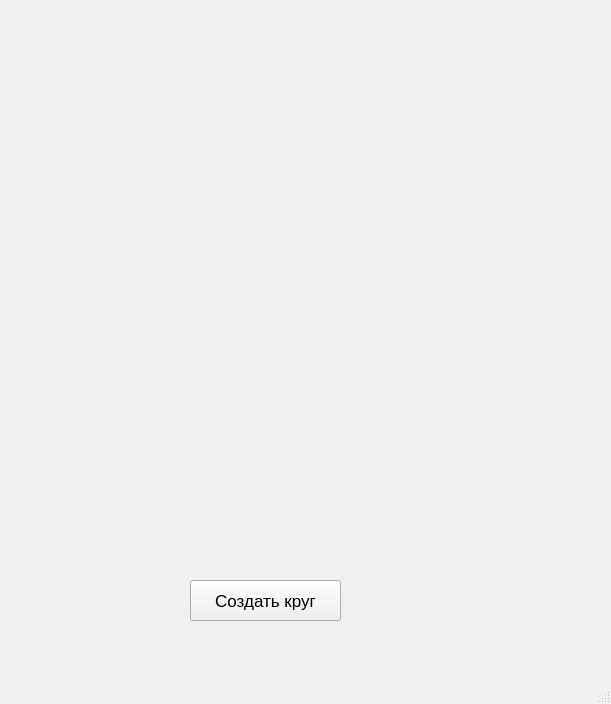
<?xml version="1.0" encoding="UTF-8"?>
<ui version="4.0">
 <class>MainWindow</class>
 <widget class="QMainWindow" name="MainWindow">
  <property name="geometry">
   <rect>
    <x>0</x>
    <y>0</y>
    <width>611</width>
    <height>704</height>
   </rect>
  </property>
  <property name="windowTitle">
   <string>MainWindow</string>
  </property>
  <widget class="QWidget" name="centralwidget">
   <widget class="QPushButton" name="pushButton">
    <property name="geometry">
     <rect>
      <x>190</x>
      <y>580</y>
      <width>151</width>
      <height>41</height>
     </rect>
    </property>
    <property name="font">
     <font>
      <pointsize>13</pointsize>
     </font>
    </property>
    <property name="text">
     <string>Создать круг</string>
    </property>
   </widget>
  </widget>
  <widget class="QMenuBar" name="menubar">
   <property name="geometry">
    <rect>
     <x>0</x>
     <y>0</y>
     <width>611</width>
     <height>26</height>
    </rect>
   </property>
  </widget>
  <widget class="QStatusBar" name="statusbar"/>
 </widget>
 <resources/>
 <connections/>
</ui>
